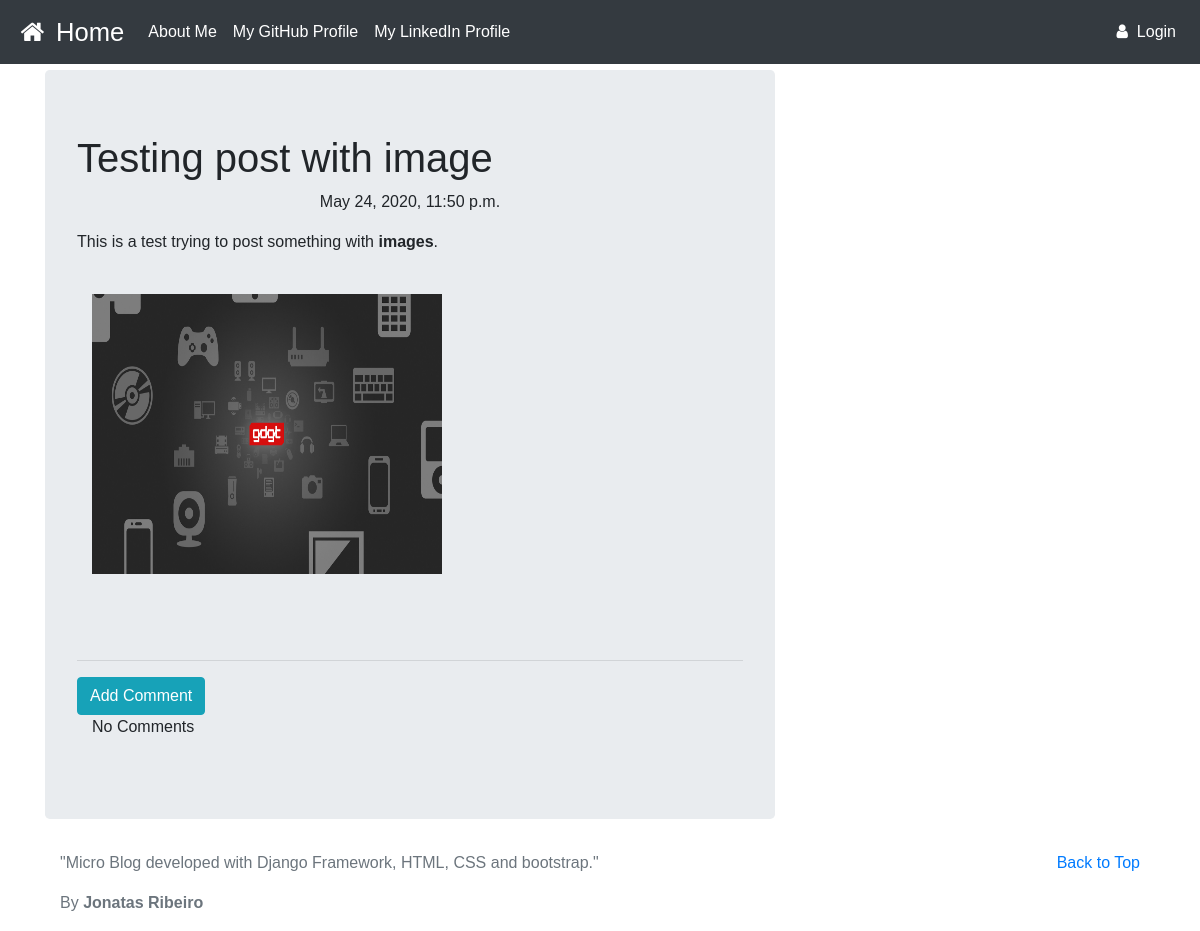
The page /post/10/ on the database its author committed.
### blog/models.py (models this page shows, shortened)
class Post(models.Model):
    author = models.ForeignKey('auth.User',on_delete=models.CASCADE)
    title = models.CharField(max_length=200)
    text = models.TextField()
    image = models.ImageField(upload_to='media/uploads',blank=True)
    created_date = models.DateTimeField(default = timezone.now)
    published_date = models.DateTimeField(blank=True,null=True)

### blog/views.py (the view)
# urls.py: path('post/<int:pk>/',views.PostDetailView.as_view(),name='post_detail'),
class PostDetailView(DetailView):
    model = Post

### blog/templates/blog/post_detail.html (shortened to what this page needs)
{% extends 'blog/base.html' %}
{% block content %}
<div class="jumbotron">
    <h1 class="posttitle"> {{ post.title }}</h1>
    {% if post.published_date %}
        <div class="date postdate">
            {{ post.published_date }}
        </div>
    {% else%}
        <a class="btn btn-success" href="{% url 'post_publish' pk=post.pk %}">Publish</a>
    {% endif%}
    <p class="postcontent"> {{ post.text|safe|linebreaksbr }}</p>
    <br>
    {% if post.image %}
    <div class="container">
            <img src="{{ post.image.url }} " alt="File Missing" width="350px" height="350">
    </div>
    {% endif%}
<hr>
<a class="btn btn-info btn-comments" href="{% url 'add_comment_to_post' pk=post.pk%}">
    Add Comment
</a>
<div class="container">
    {% for comment in post.comments.all %}
    <br>
        {% if user.is_authenticated or comment.approved_comment %}
            {{ comment.created_date }}
                {% if not comment.approved_comment %}
                <a class="btn btn-default " href="{% url 'comment_remove' pk=comment.pk %}">
                    Remove
                    <span class="glyphicon glyphicon-pencil"></span>
                </a>
                <a class="btn btn-primary " href="{% url 'comment_approve' pk=comment.pk %}">
                    Approve
                    <span class="glyphicon glyphicon-remove"></span>
                </a>
                {% endif %}
            <p>{{ comment.text|safe|linebreaks }}</p>
            <p>Posted by:{{ comment.author}}</p>
        {% endif%}
        {% empty %}
                <p>No Comments </p>
    {% endfor%}
</div>
{% endblock %}

### blog/static/css/blog.css (style rules this page uses)
body { padding-top: 70px; font-family: Arial, Helvetica, sans-serif; }
.postdate { text-align: center; }

### blog/static/css/about.css (style rules this page uses)
img { padding-bottom: 70px; }

### rows shown on the page
Post: title "Testing post with image", published_date "May 24, 2020, 11:50 p.m.", text "This is a test trying to post something with images .", image (picture)
